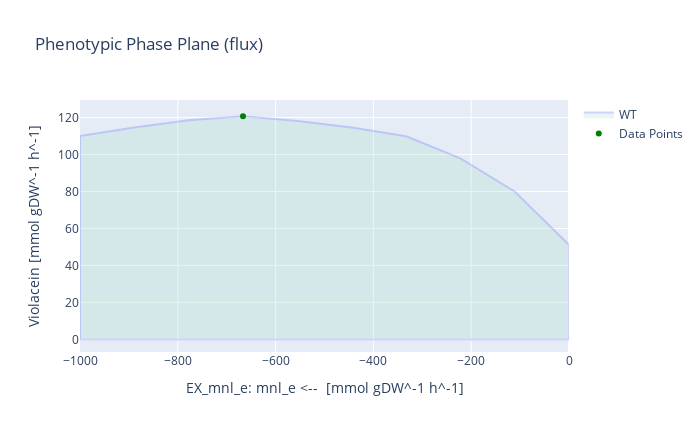

Notebook code for this chart:
### Code cell
# With D-mannitol as substrate
medium = model_LB_vio_fad.medium
with model_LB_vio_fad:
    medium['EX_glc__D_e'] = 0
    medium['EX_mnl_e'] = 1000
    model_LB_vio_fad.medium = medium
    model_LB_vio_fad.objective = model_LB_vio_fad.reactions.Growth
    growth_rate = model_LB_vio_fad.optimize().objective_value
    model_LB_vio_fad.objective = model_LB_vio_fad.reactions.Violacein
    violacein_production = model_LB_vio_fad.optimize().objective_value
    violacein_mnl_yield = violacein_production / (-1*model_LB_vio_fad.reactions.EX_mnl_e.flux)
    
    print('Growth rate for V. natriegens [h^-1]:', growth_rate)
    print('Max. violacein production [mmol gDW^-1 h^-1]:', violacein_production)
    print('Theoretical maximum yield [mmol_vio / mmol_mnl]:', violacein_mnl_yield)
    
    model_LB_vio_fad.reactions.EX_mnl_e.bounds = -1000,0
    result = phenotypic_phase_plane(model_LB_vio_fad, 
                                variables=[model_LB_vio_fad.reactions.EX_mnl_e],
                                objective=model_LB_vio_fad.reactions.Violacein,
                                points=10)
    x = result.data_frame.EX_mnl_e[result.data_frame.objective_upper_bound.idxmax()]
    y = result.data_frame.objective_upper_bound[result.data_frame.objective_upper_bound.idxmax()]
    result.plot(plotter, points=[(x,y)], points_colors=["green"])
    print("The optimal D-mannitol uptake for Violacein flux is:", result.data_frame.EX_mnl_e[result.data_frame.objective_upper_bound.idxmax()])

### Figure 1 — Plotly figure (JSON) as saved in the notebook; plotly's stock layout.template omitted (floating-point values rounded to 4 significant figures)
{"data": [{"fill": "toself", "fillcolor": "#B3E2CD", "hoverinfo": "none", "marker": {"line": {"color": "#B3E2CD"}, "opacity": 0.3}, "mode": "lines", "name": "WT", "opacity": 0.3, "type": "scatter", "x": [-1000, -888.9, -777.8, -666.7, -555.6, -444.4, -333.3, -222.2, -111.1, 0, 0, -111.1, -222.2, -333.3, -444.4, -555.6, -666.7, -777.8, -888.9, -1000, -1000, -1000], "y": [0, 2.842e-14, 1.421e-14, 8.527e-14, -5.684e-13, 2.842e-14, -5.684e-14, 2.842e-14, 1.421e-14, 0, 51.03, 79.97, 97.85, 109.8, 114.6, 118.2, 120.6, 118.5, 114.5, 109.9, 0, 109.9]}, {"marker": {"color": ["green"]}, "mode": "markers", "name": "Data Points", "type": "scatter", "x": [-666.7], "y": [120.6]}], "layout": {"height": 432, "title": {"text": "Phenotypic Phase Plane (flux)"}, "width": 700, "xaxis": {"autorange": true, "range": [-1000, 0], "title": {"text": "EX_mnl_e: mnl_e <--  [mmol gDW^-1 h^-1]"}, "type": "linear"}, "yaxis": {"autorange": true, "range": [-6.813, 129.4], "title": {"text": "Violacein [mmol gDW^-1 h^-1]"}, "type": "linear"}}}
